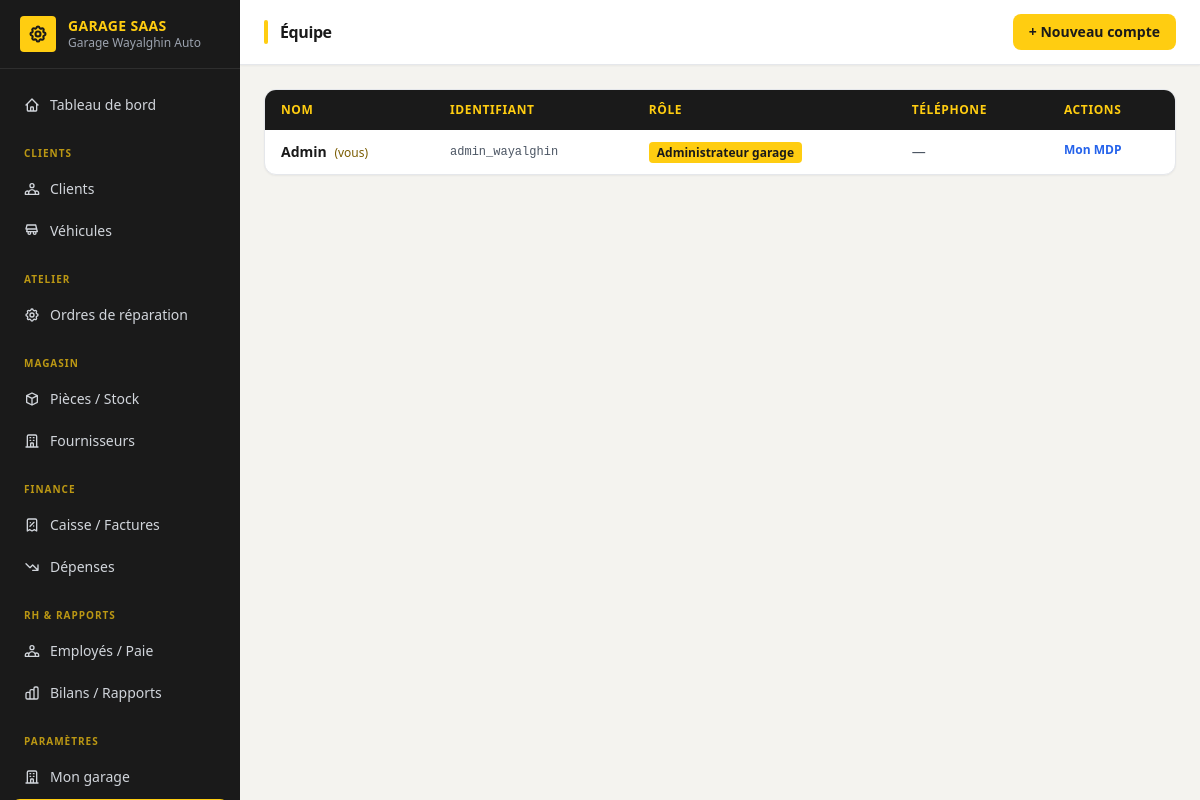
Page /compte/equipe/ (signed in) on the committed database.
### accounts/models.py (models this page shows, shortened)
class User(AbstractUser):
    ROLE_ADMIN = "admin"
    ROLE_RECEPTION = "reception"
    ROLE_MECHANIC = "mechanic"
    ROLE_CASHIER = "cashier"
    ROLE_STOREKEEPER = "storekeeper"
    ROLE_CHOICES = [
        (ROLE_ADMIN, "Administrateur garage"),
        (ROLE_RECEPTION, "Réceptionniste"),
        (ROLE_MECHANIC, "Mécanicien"),
        (ROLE_CASHIER, "Caissier"),
        (ROLE_STOREKEEPER, "Magasinier"),
    ]
    garage = models.ForeignKey(
        "tenants.Garage",
        on_delete=models.CASCADE,
        related_name="users",
        null=True,
        blank=True,
        help_text="Vide pour le staff plateforme (superuser).",
    )
    role = models.CharField(max_length=20, choices=ROLE_CHOICES, blank=True)
    phone = models.CharField(max_length=30, blank=True)
    @property
    def is_garage_admin(self):
        return self.role == self.ROLE_ADMIN

### tenants/models.py (models this page shows, shortened)
class Garage(TimeStampedModel):
    PLAN_CHOICES = [
        ("starter", "Starter"),
        ("pro", "Pro"),
        ("business", "Business"),
    ]
    name = models.CharField("Nom du garage", max_length=150)
    slug = models.SlugField(max_length=160, unique=True, blank=True)
    city = models.CharField("Ville", max_length=100, blank=True)
    phone = models.CharField("Téléphone", max_length=30, blank=True)
    whatsapp_number = models.CharField("Numéro WhatsApp", max_length=30, blank=True)
    email = models.EmailField(blank=True)
    address = models.CharField(max_length=255, blank=True)
    plan = models.CharField(max_length=20, choices=PLAN_CHOICES, default="starter")
    is_active = models.BooleanField(default=True)
    trial_ends_at = models.DateField(null=True, blank=True)
    logo = models.ImageField(
        "Logo",
        upload_to="garages/logos/",
        null=True,
        blank=True,
        help_text="Logo affiché dans l'interface du garage.",
    )
    faest_supplier_enabled = models.BooleanField(
        "Approvisionnement FAEST activé",
        default=False,
        help_text="Permet à ce garage de commander des pièces directement via FAEST depuis la plateforme.",
    )
    class Meta:
        verbose_name = "Garage"
        verbose_name_plural = "Garages"
        ordering = ["name"]

### accounts/views.py (the view)
# urls.py: path("equipe/", views.user_list, name="user_list"),
@login_required
def user_list(request):
    guard = _require_garage_admin(request)
    if guard:
        return guard
    staff = User.objects.filter(garage=request.user.garage).order_by("role", "username")
    return render(request, "accounts/user_list.html", {"staff": staff})

### accounts/views.py (called while the page is built)
def _require_garage_admin(request):
    if not request.user.is_authenticated:
        return redirect("login")
    if not request.user.is_garage_admin:
        messages.error(request, "Accès réservé à l'administrateur du garage.")
        return redirect("dashboard_home")
    return None

### accounts/templates/accounts/user_list.html (shortened to what this page needs)
{% extends "dashboard/base.html" %}
{% block page_title %}Équipe{% endblock %}
{% block header_actions %}
  <a href="{% url 'user_create' %}"
     class="bg-[#FFCD11] hover:bg-[#E6B800] text-[#1A1A1A] text-sm font-bold py-2 px-4 rounded-lg transition-colors">
    + Nouveau compte
  </a>
{% endblock %}
{% block content %}
<div class="bg-white rounded-xl shadow-sm border border-gray-200 overflow-hidden">
  <table class="w-full text-sm">
    <thead>
      <tr class="bg-[#1A1A1A] text-xs text-[#FFCD11] uppercase tracking-wider">
        <th class="px-4 py-3 text-left">Nom</th>
        <th class="px-4 py-3 text-left">Identifiant</th>
        <th class="px-4 py-3 text-left">Rôle</th>
        <th class="px-4 py-3 text-left">Téléphone</th>
        <th class="px-4 py-3 text-left">Actions</th>
      </tr>
    </thead>
    <tbody class="divide-y divide-gray-100">
      {% for member in staff %}
      <tr class="hover:bg-[#FFFBE0] transition-colors">
        <td class="px-4 py-3 font-semibold text-[#1A1A1A]">
          {{ member.get_full_name|default:"—" }}
          {% if member.pk == request.user.pk %}
            <span class="ml-1 text-xs text-[#7A5C00] font-normal">(vous)</span>
          {% endif %}
        </td>
        <td class="px-4 py-3 text-gray-600 font-mono text-xs">{{ member.username }}</td>
        <td class="px-4 py-3">
          <span class="px-2 py-0.5 rounded text-xs font-semibold
            {% if member.role == 'admin' %}bg-[#FFCD11] text-[#1A1A1A]
            {% elif member.role == 'mechanic' %}bg-blue-100 text-blue-800
            {% elif member.role == 'cashier' %}bg-orange-100 text-orange-800
            {% elif member.role == 'reception' %}bg-purple-100 text-purple-800
            {% else %}bg-gray-100 text-gray-700{% endif %}">
            {{ member.get_role_display|default:"—" }}
          </span>
        </td>
        <td class="px-4 py-3 text-gray-600">{{ member.phone|default:"—" }}</td>
        <td class="px-4 py-3 flex items-center gap-3">
          {% if member.pk != request.user.pk %}
          <a href="{% url 'user_edit' member.pk %}" class="text-[#7A5C00] hover:text-[#5A4000] font-semibold text-xs">Modifier</a>
          <a href="{% url 'user_set_password' member.pk %}" class="text-blue-600 hover:text-blue-800 font-semibold text-xs">MDP</a>
          <a href="{% url 'user_delete' member.pk %}" class="text-red-500 hover:text-red-700 font-semibold text-xs">Supprimer</a>
          {% else %}
          <a href="{% url 'password_change' %}" class="text-blue-600 hover:text-blue-800 font-semibold text-xs">Mon MDP</a>
          {% endif %}
        </td>
      </tr>
      {% empty %}
      <tr>
        <td colspan="5" class="px-4 py-8 text-center text-gray-400">Aucun membre dans l'équipe.</td>
      </tr>
      {% endfor %}
    </tbody>
  </table>
</div>
{% endblock %}

### dashboard/templates/dashboard/base.html (shortened to what this page needs)
<!DOCTYPE html>
<html lang="fr">
<head>
  <script src="https://cdn.tailwindcss.com"></script>
</head>
<body class="bg-[#F4F3EF] text-gray-900 min-h-screen flex">
  <aside class="w-60 bg-[#1A1A1A] text-white flex-shrink-0 flex flex-col fixed h-full z-10 overflow-y-auto">
    <div class="px-5 py-4 border-b border-[#2E2E2E] flex items-center gap-3 flex-shrink-0">
      {% if user.garage and user.garage.logo %}
        <img src="{{ user.garage.logo.url }}" alt="Logo"
             class="h-9 w-9 object-contain rounded bg-white p-0.5 flex-shrink-0">
      {% else %}
        <div class="h-9 w-9 rounded bg-[#FFCD11] flex items-center justify-center flex-shrink-0">
        </div>
      {% endif %}
      <div class="min-w-0">
        <div class="font-bold text-sm leading-tight text-[#FFCD11] tracking-wide">GARAGE SAAS</div>
        {% if user.garage %}
        <div class="text-gray-400 text-xs truncate">{{ user.garage.name }}</div>
        {% else %}
        <div class="text-gray-500 text-xs">Plateforme</div>
        {% endif %}
      </div>
    </div>
    <nav class="flex-1 px-3 py-4 space-y-0.5 text-sm">
      {% with n=request.resolver_match.url_name %}
      <a href="{% url 'dashboard_home' %}"
         class="flex items-center gap-2.5 px-3 py-2.5 rounded-lg transition-colors font-medium
                {% if n == 'dashboard_home' %}bg-[#FFCD11] text-[#1A1A1A]{% else %}text-gray-300 hover:bg-[#2A2A2A] hover:text-white{% endif %}">
        Tableau de bord
      </a>
      <div class="pt-4 pb-1 px-3 text-[10px] text-[#FFCD11] uppercase tracking-widest font-bold opacity-70">Clients</div>
      <a href="{% url 'client_list' %}"
         class="flex items-center gap-2.5 px-3 py-2.5 rounded-lg transition-colors
                {% if 'client' in n and 'vehicle' not in n %}bg-[#FFCD11] text-[#1A1A1A] font-semibold{% else %}text-gray-300 hover:bg-[#2A2A2A] hover:text-white{% endif %}">
        Clients
      </a>
      <a href="{% url 'vehicle_list' %}"
         class="flex items-center gap-2.5 px-3 py-2.5 rounded-lg transition-colors
                {% if 'vehicle' in n %}bg-[#FFCD11] text-[#1A1A1A] font-semibold{% else %}text-gray-300 hover:bg-[#2A2A2A] hover:text-white{% endif %}">
        <svg xmlns="http://www.w3.org/2000/svg" class="h-4 w-4 flex-shrink-0" fill="none" viewBox="0 0 24 24" stroke="currentColor" stroke-width="2">
          <path stroke-linecap="round" stroke-linejoin="round" d="M8 17a2 2 0 100-4 2 2 0 000 4zm8 0a2 2 0 100-4 2 2 0 000 4zM3 9l1.5-6h13L19 9m0 0H5m14 0l1 4H4l1-4" />
        </svg>
        Véhicules
      </a>
      <div class="pt-4 pb-1 px-3 text-[10px] text-[#FFCD11] uppercase tracking-widest font-bold opacity-70">Atelier</div>
      <a href="{% url 'order_list' %}"
         class="flex items-center gap-2.5 px-3 py-2.5 rounded-lg transition-colors
                {% if 'order' in n or 'task' in n or 'part_' in n %}bg-[#FFCD11] text-[#1A1A1A] font-semibold{% else %}text-gray-300 hover:bg-[#2A2A2A] hover:text-white{% endif %}">
        Ordres de réparation
      </a>
      <div class="pt-4 pb-1 px-3 text-[10px] text-[#FFCD11] uppercase tracking-widest font-bold opacity-70">Magasin</div>
      <a href="{% url 'part_list' %}"
         class="flex items-center gap-2.5 px-3 py-2.5 rounded-lg transition-colors
                {% if 'part' in n and 'order' not in n %}bg-[#FFCD11] text-[#1A1A1A] font-semibold{% else %}text-gray-300 hover:bg-[#2A2A2A] hover:text-white{% endif %}">
        <svg xmlns="http://www.w3.org/2000/svg" class="h-4 w-4 flex-shrink-0" fill="none" viewBox="0 0 24 24" stroke="currentColor" stroke-width="2">
          <path stroke-linecap="round" stroke-linejoin="round" d="M20 7l-8-4-8 4m16 0l-8 4m8-4v10l-8 4m0-10L4 7m8 4v10M4 7v10l8 4" />
        </svg>
        Pièces / Stock
      </a>
      <a href="{% url 'supplier_list' %}"
         class="flex items-center gap-2.5 px-3 py-2.5 rounded-lg transition-colors
                {% if 'supplier' in n %}bg-[#FFCD11] text-[#1A1A1A] font-semibold{% else %}text-gray-300 hover:bg-[#2A2A2A] hover:text-white{% endif %}">
        Fournisseurs
      </a>
      <div class="pt-4 pb-1 px-3 text-[10px] text-[#FFCD11] uppercase tracking-widest font-bold opacity-70">Finance</div>
      <a href="{% url 'invoice_list' %}"
         class="flex items-center gap-2.5 px-3 py-2.5 rounded-lg transition-colors
                {% if 'invoice' in n or 'payment' in n %}bg-[#FFCD11] text-[#1A1A1A] font-semibold{% else %}text-gray-300 hover:bg-[#2A2A2A] hover:text-white{% endif %}">
        <svg xmlns="http://www.w3.org/2000/svg" class="h-4 w-4 flex-shrink-0" fill="none" viewBox="0 0 24 24" stroke="currentColor" stroke-width="2">
          <path stroke-linecap="round" stroke-linejoin="round" d="M9 14l6-6m-5.5.5h.01m4.99 5h.01M19 21V5a2 2 0 00-2-2H7a2 2 0 00-2 2v16l3.5-2 3.5 2 3.5-2 3.5 2z" />
        </svg>
        Caisse / Factures
      </a>
      <a href="{% url 'expense_list' %}"
         class="flex items-center gap-2.5 px-3 py-2.5 rounded-lg transition-colors
                {% if 'expense' in n %}bg-[#FFCD11] text-[#1A1A1A] font-semibold{% else %}text-gray-300 hover:bg-[#2A2A2A] hover:text-white{% endif %}">
        <svg xmlns="http://www.w3.org/2000/svg" class="h-4 w-4 flex-shrink-0" fill="none" viewBox="0 0 24 24" stroke="currentColor" stroke-width="2">
          <path stroke-linecap="round" stroke-linejoin="round" d="M13 17h8m0 0V9m0 8l-8-8-4 4-6-6" />
        </svg>
        Dépenses
      </a>
      <div class="pt-4 pb-1 px-3 text-[10px] text-[#FFCD11] uppercase tracking-widest font-bold opacity-70">RH &amp; Rapports</div>
      <a href="{% url 'employee_list' %}"
         class="flex items-center gap-2.5 px-3 py-2.5 rounded-lg transition-colors
                {% if 'employee' in n or 'payroll' in n or 'payslip' in n %}bg-[#FFCD11] text-[#1A1A1A] font-semibold{% else %}text-gray-300 hover:bg-[#2A2A2A] hover:text-white{% endif %}">
        Employés / Paie
      </a>
      <a href="{% url 'bilan' %}"
         class="flex items-center gap-2.5 px-3 py-2.5 rounded-lg transition-colors
                {% if n == 'bilan' %}bg-[#FFCD11] text-[#1A1A1A] font-semibold{% else %}text-gray-300 hover:bg-[#2A2A2A] hover:text-white{% endif %}">
        Bilans / Rapports
      </a>
      {% if user.is_garage_admin or user.is_superuser %}
      <div class="pt-4 pb-1 px-3 text-[10px] text-[#FFCD11] uppercase tracking-widest font-bold opacity-70">Paramètres</div>
      {% if user.is_garage_admin %}
      <a href="{% url 'garage_settings' %}"
         class="flex items-center gap-2.5 px-3 py-2.5 rounded-lg transition-colors
                {% if n == 'garage_settings' %}bg-[#FFCD11] text-[#1A1A1A] font-semibold{% else %}text-gray-300 hover:bg-[#2A2A2A] hover:text-white{% endif %}">
        Mon garage
      </a>
      {% endif %}
      {% endif %}
      {% endwith %}
    </nav>
  </aside>
  <div class="ml-60 flex-1 flex flex-col min-h-screen">
    <header class="bg-white border-b border-gray-200 px-6 py-3.5 flex items-center justify-between sticky top-0 z-10 shadow-sm">
      <div class="flex items-center gap-3">
        <div class="w-1 h-6 bg-[#FFCD11] rounded-full"></div>
        <h1 class="text-base font-bold text-[#1A1A1A] tracking-tight">{% block page_title %}{% endblock %}</h1>
      </div>
      <div class="flex items-center gap-2">{% block header_actions %}{% endblock %}</div>
    </header>
    <main class="flex-1 p-6">
      {% block content %}{% endblock %}
    </main>
  </div>
</body>
</html>

### rows in the picture
User: garage.name "Garage Wayalghin Auto", get_full_name "Admin", shows "(vous)", username "admin_wayalghin", role "Administrateur garage", phone "—", shows "Mon MDP"
